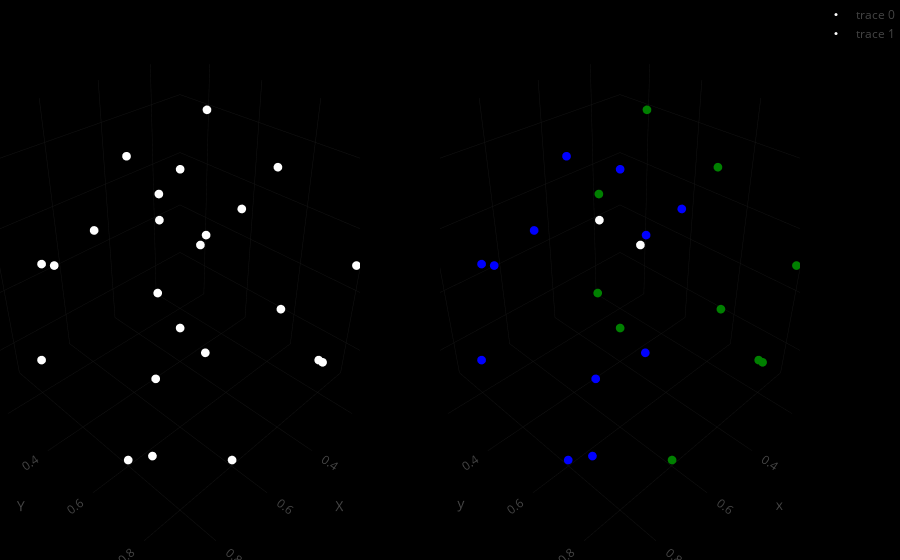
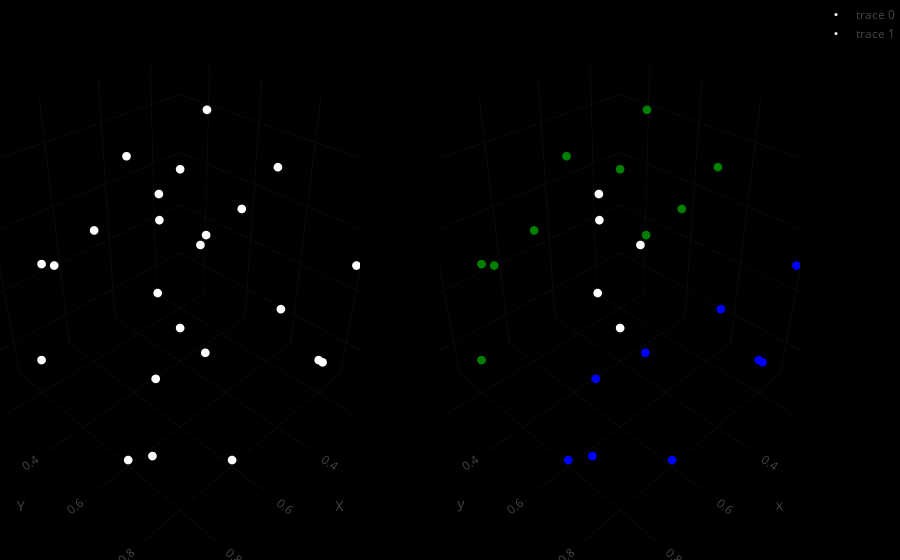
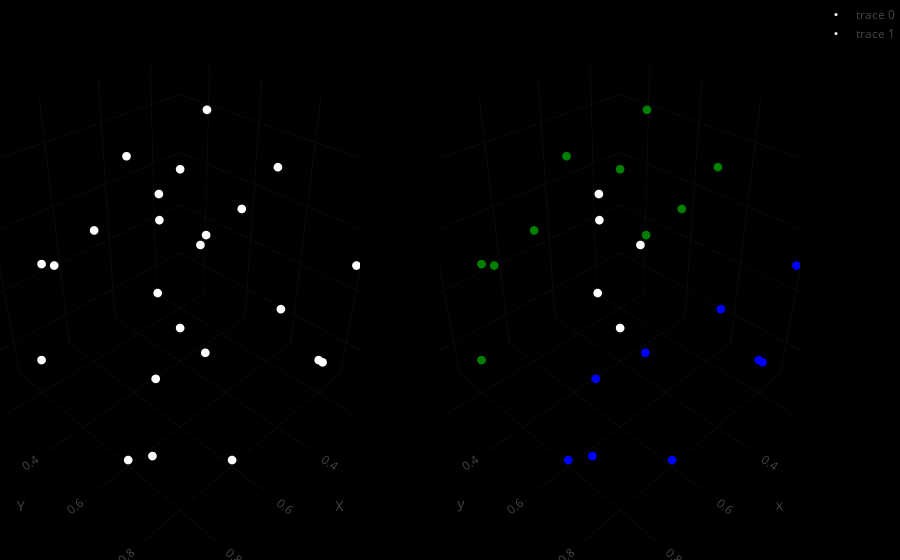
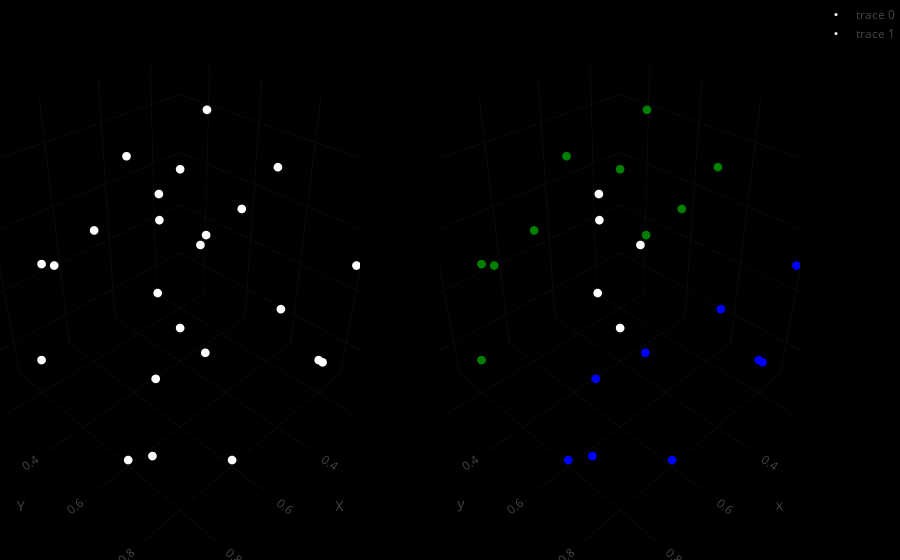

Source (notebook cell) for these figures, in order:
### Code cell
path="../ds2.csv"
df = pd.read_csv(path, sep="\t", header=None)
X, labels = df.iloc[:, :-1], df.iloc[:, -1]
if(X.shape[1]==0):
  df = pd.read_csv(path, sep=",", header=None)
  X, labels = df.iloc[:, :-1], df.iloc[:, -1]
if(X.shape[1]==0):
  df = pd.read_csv(path, sep=" ", header=None)
  X, labels = df.iloc[:, :-1], df.iloc[:, -1]
 # if X.shape[1]==0:
 #   print(X)
X, labels = np.array(X), np.array(labels)
# print(X)
K=len(set(labels))
print(X) 
min_cluster=linkage(copy.copy(X),K,3)
max_cluster=linkage(copy.copy(X),K,3)
avg_cluster=linkage(copy.copy(X),K,3)
originial_fig=plot(X,labels)
max_linkage_fig=plot(X,max_cluster)
min_linkage_fig=plot(X,min_cluster)
avg_linkage_fig=plot(X,avg_cluster)
originial_fig.show()
originial_fig.write_html("cluster/"+path[3:6]+"original.html")
max_linkage_fig.show()
max_linkage_fig.write_html("cluster/"+path[3:6]+"maxLinkage.html")
min_linkage_fig.show()
min_linkage_fig.write_html("cluster/"+path[3:6]+"minLinkage.html")
avg_linkage_fig.show()
avg_linkage_fig.write_html("cluster/"+path[3:6]+"avgLinkage.html")

### Figure 1 — Plotly figure (JSON) as saved in the notebook; plotly's stock layout.template omitted (floating-point values rounded to 4 significant figures)
{"data": [{"marker": {"color": "white", "opacity": 1, "size": 3}, "mode": "markers", "scene": "scene", "type": "scatter3d", "x": [0.1, 0.2, 0.3, 0.4, 0.5, 0.6, 0.7, 0.8, 0.9, 0.2, 0.4, 0.6, 0.8, 0.1, 0.3, 0.5, 0.7, 0.9, 0.2, 0.4, 0.6, 0.8, 0.1, 0.3, 0.5], "y": [0.2, 0.1, 0.3, 0.5, 0.7, 0.6, 0.4, 0.3, 0.4, 0.8, 0.9, 0.8, 0.7, 0.5, 0.4, 0.3, 0.2, 0.1, 0.1, 0.3, 0.5, 0.6, 0.8, 0.7, 0.6], "z": [0.3, 0.4, 0.1, 0.6, 0.8, 0.9, 0.7, 0.6, 0.4, 0.2, 0.4, 0.1, 0.2, 0.7, 0.9, 0.8, 0.5, 0.2, 0.5, 0.3, 0.2, 0.1, 0.5, 0.4, 0.3]}, {"marker": {"color": [0, 0, 1, 2, 2, 2, 2, 2, 2, 1, 1, 1, 2, 1, 1, 2, 2, 2, 1, 1, 2, 2, 1, 1, 2], "colorscale": [[0, "white"], [0.1667, "red"], [0.3333, "yellow"], [0.5, "green"], [0.6667, "orange"], [0.8333, "violet"], [1, "blue"]], "opacity": 1, "size": 3}, "mode": "markers", "scene": "scene2", "type": "scatter3d", "x": [0.1, 0.2, 0.3, 0.4, 0.5, 0.6, 0.7, 0.8, 0.9, 0.2, 0.4, 0.6, 0.8, 0.1, 0.3, 0.5, 0.7, 0.9, 0.2, 0.4, 0.6, 0.8, 0.1, 0.3, 0.5], "y": [0.2, 0.1, 0.3, 0.5, 0.7, 0.6, 0.4, 0.3, 0.4, 0.8, 0.9, 0.8, 0.7, 0.5, 0.4, 0.3, 0.2, 0.1, 0.1, 0.3, 0.5, 0.6, 0.8, 0.7, 0.6], "z": [0.3, 0.4, 0.1, 0.6, 0.8, 0.9, 0.7, 0.6, 0.4, 0.2, 0.4, 0.1, 0.2, 0.7, 0.9, 0.8, 0.5, 0.2, 0.5, 0.3, 0.2, 0.1, 0.5, 0.4, 0.3]}], "layout": {"margin": {"b": 0, "l": 0, "r": 0, "t": 0}, "paper_bgcolor": "black", "scene": {"aspectmode": "data", "aspectratio": {"x": 1, "y": 1, "z": 1}, "bgcolor": "black", "camera": {"up": {"x": 0, "y": 0, "z": 1}}, "domain": {"x": [0, 0.45], "y": [0, 1]}, "xaxis": {"title": {"text": "X"}}, "yaxis": {"title": {"text": "Y"}}, "zaxis": {"title": {"text": "Z"}}}, "scene2": {"domain": {"x": [0.55, 1], "y": [0, 1]}}}}

### Figure 2 — Plotly figure (JSON) as saved in the notebook; plotly's stock layout.template omitted (floating-point values rounded to 4 significant figures)
{"data": [{"marker": {"color": "white", "opacity": 1, "size": 3}, "mode": "markers", "scene": "scene", "type": "scatter3d", "x": [0.1, 0.2, 0.3, 0.4, 0.5, 0.6, 0.7, 0.8, 0.9, 0.2, 0.4, 0.6, 0.8, 0.1, 0.3, 0.5, 0.7, 0.9, 0.2, 0.4, 0.6, 0.8, 0.1, 0.3, 0.5], "y": [0.2, 0.1, 0.3, 0.5, 0.7, 0.6, 0.4, 0.3, 0.4, 0.8, 0.9, 0.8, 0.7, 0.5, 0.4, 0.3, 0.2, 0.1, 0.1, 0.3, 0.5, 0.6, 0.8, 0.7, 0.6], "z": [0.3, 0.4, 0.1, 0.6, 0.8, 0.9, 0.7, 0.6, 0.4, 0.2, 0.4, 0.1, 0.2, 0.7, 0.9, 0.8, 0.5, 0.2, 0.5, 0.3, 0.2, 0.1, 0.5, 0.4, 0.3]}, {"marker": {"color": [0, 0, 0, 1, 1, 1, 1, 1, 1, 2, 2, 2, 2, 1, 1, 1, 1, 1, 0, 0, 2, 2, 2, 2, 2], "colorscale": [[0, "white"], [0.1667, "red"], [0.3333, "yellow"], [0.5, "green"], [0.6667, "orange"], [0.8333, "violet"], [1, "blue"]], "opacity": 1, "size": 3}, "mode": "markers", "scene": "scene2", "type": "scatter3d", "x": [0.1, 0.2, 0.3, 0.4, 0.5, 0.6, 0.7, 0.8, 0.9, 0.2, 0.4, 0.6, 0.8, 0.1, 0.3, 0.5, 0.7, 0.9, 0.2, 0.4, 0.6, 0.8, 0.1, 0.3, 0.5], "y": [0.2, 0.1, 0.3, 0.5, 0.7, 0.6, 0.4, 0.3, 0.4, 0.8, 0.9, 0.8, 0.7, 0.5, 0.4, 0.3, 0.2, 0.1, 0.1, 0.3, 0.5, 0.6, 0.8, 0.7, 0.6], "z": [0.3, 0.4, 0.1, 0.6, 0.8, 0.9, 0.7, 0.6, 0.4, 0.2, 0.4, 0.1, 0.2, 0.7, 0.9, 0.8, 0.5, 0.2, 0.5, 0.3, 0.2, 0.1, 0.5, 0.4, 0.3]}], "layout": {"margin": {"b": 0, "l": 0, "r": 0, "t": 0}, "paper_bgcolor": "black", "scene": {"aspectmode": "data", "aspectratio": {"x": 1, "y": 1, "z": 1}, "bgcolor": "black", "camera": {"up": {"x": 0, "y": 0, "z": 1}}, "domain": {"x": [0, 0.45], "y": [0, 1]}, "xaxis": {"title": {"text": "X"}}, "yaxis": {"title": {"text": "Y"}}, "zaxis": {"title": {"text": "Z"}}}, "scene2": {"domain": {"x": [0.55, 1], "y": [0, 1]}}}}

### Figure 3 — Plotly figure (JSON) as saved in the notebook; plotly's stock layout.template omitted (floating-point values rounded to 4 significant figures)
{"data": [{"marker": {"color": "white", "opacity": 1, "size": 3}, "mode": "markers", "scene": "scene", "type": "scatter3d", "x": [0.1, 0.2, 0.3, 0.4, 0.5, 0.6, 0.7, 0.8, 0.9, 0.2, 0.4, 0.6, 0.8, 0.1, 0.3, 0.5, 0.7, 0.9, 0.2, 0.4, 0.6, 0.8, 0.1, 0.3, 0.5], "y": [0.2, 0.1, 0.3, 0.5, 0.7, 0.6, 0.4, 0.3, 0.4, 0.8, 0.9, 0.8, 0.7, 0.5, 0.4, 0.3, 0.2, 0.1, 0.1, 0.3, 0.5, 0.6, 0.8, 0.7, 0.6], "z": [0.3, 0.4, 0.1, 0.6, 0.8, 0.9, 0.7, 0.6, 0.4, 0.2, 0.4, 0.1, 0.2, 0.7, 0.9, 0.8, 0.5, 0.2, 0.5, 0.3, 0.2, 0.1, 0.5, 0.4, 0.3]}, {"marker": {"color": [0, 0, 0, 1, 1, 1, 1, 1, 1, 2, 2, 2, 2, 1, 1, 1, 1, 1, 0, 0, 2, 2, 2, 2, 2], "colorscale": [[0, "white"], [0.1667, "red"], [0.3333, "yellow"], [0.5, "green"], [0.6667, "orange"], [0.8333, "violet"], [1, "blue"]], "opacity": 1, "size": 3}, "mode": "markers", "scene": "scene2", "type": "scatter3d", "x": [0.1, 0.2, 0.3, 0.4, 0.5, 0.6, 0.7, 0.8, 0.9, 0.2, 0.4, 0.6, 0.8, 0.1, 0.3, 0.5, 0.7, 0.9, 0.2, 0.4, 0.6, 0.8, 0.1, 0.3, 0.5], "y": [0.2, 0.1, 0.3, 0.5, 0.7, 0.6, 0.4, 0.3, 0.4, 0.8, 0.9, 0.8, 0.7, 0.5, 0.4, 0.3, 0.2, 0.1, 0.1, 0.3, 0.5, 0.6, 0.8, 0.7, 0.6], "z": [0.3, 0.4, 0.1, 0.6, 0.8, 0.9, 0.7, 0.6, 0.4, 0.2, 0.4, 0.1, 0.2, 0.7, 0.9, 0.8, 0.5, 0.2, 0.5, 0.3, 0.2, 0.1, 0.5, 0.4, 0.3]}], "layout": {"margin": {"b": 0, "l": 0, "r": 0, "t": 0}, "paper_bgcolor": "black", "scene": {"aspectmode": "data", "aspectratio": {"x": 1, "y": 1, "z": 1}, "bgcolor": "black", "camera": {"up": {"x": 0, "y": 0, "z": 1}}, "domain": {"x": [0, 0.45], "y": [0, 1]}, "xaxis": {"title": {"text": "X"}}, "yaxis": {"title": {"text": "Y"}}, "zaxis": {"title": {"text": "Z"}}}, "scene2": {"domain": {"x": [0.55, 1], "y": [0, 1]}}}}

### Figure 4 — Plotly figure (JSON) as saved in the notebook; plotly's stock layout.template omitted (floating-point values rounded to 4 significant figures)
{"data": [{"marker": {"color": "white", "opacity": 1, "size": 3}, "mode": "markers", "scene": "scene", "type": "scatter3d", "x": [0.1, 0.2, 0.3, 0.4, 0.5, 0.6, 0.7, 0.8, 0.9, 0.2, 0.4, 0.6, 0.8, 0.1, 0.3, 0.5, 0.7, 0.9, 0.2, 0.4, 0.6, 0.8, 0.1, 0.3, 0.5], "y": [0.2, 0.1, 0.3, 0.5, 0.7, 0.6, 0.4, 0.3, 0.4, 0.8, 0.9, 0.8, 0.7, 0.5, 0.4, 0.3, 0.2, 0.1, 0.1, 0.3, 0.5, 0.6, 0.8, 0.7, 0.6], "z": [0.3, 0.4, 0.1, 0.6, 0.8, 0.9, 0.7, 0.6, 0.4, 0.2, 0.4, 0.1, 0.2, 0.7, 0.9, 0.8, 0.5, 0.2, 0.5, 0.3, 0.2, 0.1, 0.5, 0.4, 0.3]}, {"marker": {"color": [0, 0, 0, 1, 1, 1, 1, 1, 1, 2, 2, 2, 2, 1, 1, 1, 1, 1, 0, 0, 2, 2, 2, 2, 2], "colorscale": [[0, "white"], [0.1667, "red"], [0.3333, "yellow"], [0.5, "green"], [0.6667, "orange"], [0.8333, "violet"], [1, "blue"]], "opacity": 1, "size": 3}, "mode": "markers", "scene": "scene2", "type": "scatter3d", "x": [0.1, 0.2, 0.3, 0.4, 0.5, 0.6, 0.7, 0.8, 0.9, 0.2, 0.4, 0.6, 0.8, 0.1, 0.3, 0.5, 0.7, 0.9, 0.2, 0.4, 0.6, 0.8, 0.1, 0.3, 0.5], "y": [0.2, 0.1, 0.3, 0.5, 0.7, 0.6, 0.4, 0.3, 0.4, 0.8, 0.9, 0.8, 0.7, 0.5, 0.4, 0.3, 0.2, 0.1, 0.1, 0.3, 0.5, 0.6, 0.8, 0.7, 0.6], "z": [0.3, 0.4, 0.1, 0.6, 0.8, 0.9, 0.7, 0.6, 0.4, 0.2, 0.4, 0.1, 0.2, 0.7, 0.9, 0.8, 0.5, 0.2, 0.5, 0.3, 0.2, 0.1, 0.5, 0.4, 0.3]}], "layout": {"margin": {"b": 0, "l": 0, "r": 0, "t": 0}, "paper_bgcolor": "black", "scene": {"aspectmode": "data", "aspectratio": {"x": 1, "y": 1, "z": 1}, "bgcolor": "black", "camera": {"up": {"x": 0, "y": 0, "z": 1}}, "domain": {"x": [0, 0.45], "y": [0, 1]}, "xaxis": {"title": {"text": "X"}}, "yaxis": {"title": {"text": "Y"}}, "zaxis": {"title": {"text": "Z"}}}, "scene2": {"domain": {"x": [0.55, 1], "y": [0, 1]}}}}
